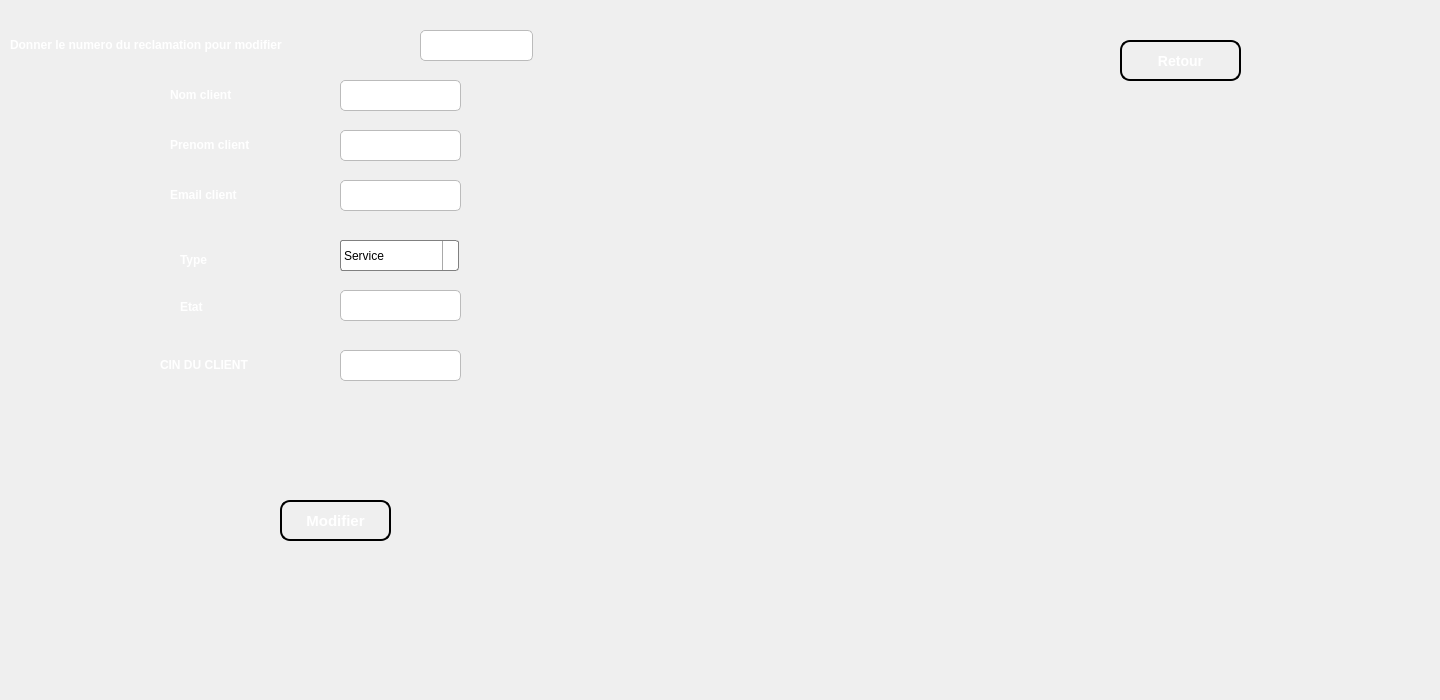
    <widget class="QWidget" name="page_7">
     <widget class="QLabel" name="label_51">
      <property name="geometry">
       <rect>
        <x>170</x>
        <y>80</y>
        <width>141</width>
        <height>31</height>
       </rect>
      </property>
      <property name="styleSheet">
       <string notr="true">background-color:rgba(0,0,0,0);
color: rgb(255, 255, 255);
border-color:rgba(0,0,0,0);</string>
      </property>
      <property name="text">
       <string>&lt;html&gt;&lt;head/&gt;&lt;body&gt;&lt;p&gt;&lt;span style=&quot; font-size:9pt; font-weight:600;&quot;&gt;Nom client&lt;/span&gt;&lt;/p&gt;&lt;/body&gt;&lt;/html&gt;</string>
      </property>
     </widget>
     <widget class="QLineEdit" name="lineEdit_nom_client_modifier">
      <property name="geometry">
       <rect>
        <x>340</x>
        <y>80</y>
        <width>121</width>
        <height>31</height>
       </rect>
      </property>
      <property name="styleSheet">
       <string notr="true">QLineEdit {
    background-color: #FFFFFF;
    border: 1px solid #BBBBBB;
    border-radius: 5px;
    padding: 3px;
    font-size: 15px;
    font-family: &quot;Arial&quot;;
}

QLineEdit:focus {
    border: 2px solid #0000FF;
    background-color: #F0F0F0;
}
</string>
      </property>
     </widget>
     <widget class="QLineEdit" name="lineEdit_numero_modifier">
      <property name="geometry">
       <rect>
        <x>420</x>
        <y>30</y>
        <width>113</width>
        <height>31</height>
       </rect>
      </property>
      <property name="styleSheet">
       <string notr="true">QLineEdit {
    background-color: #FFFFFF;
    border: 1px solid #BBBBBB;
    border-radius: 5px;
    padding: 3px;
    font-size: 15px;
    font-family: &quot;Arial&quot;;
}

QLineEdit:focus {
    border: 2px solid #0000FF;
    background-color: #F0F0F0;
}</string>
      </property>
     </widget>
     <widget class="QLabel" name="label_52">
      <property name="geometry">
       <rect>
        <x>10</x>
        <y>30</y>
        <width>411</width>
        <height>31</height>
       </rect>
      </property>
      <property name="styleSheet">
       <string notr="true">background-color:rgba(0,0,0,0);
color: rgb(255, 255, 255);
border-color:rgba(0,0,0,0);</string>
      </property>
      <property name="text">
       <string>&lt;html&gt;&lt;head/&gt;&lt;body&gt;&lt;p&gt;&lt;span style=&quot; font-size:9pt; font-weight:600;&quot;&gt;Donner le numero du reclamation pour modifier&lt;/span&gt;&lt;/p&gt;&lt;/body&gt;&lt;/html&gt;</string>
      </property>
     </widget>
     <widget class="QLineEdit" name="lineEdit_prenom_client_modifeir">
      <property name="geometry">
       <rect>
        <x>340</x>
        <y>130</y>
        <width>121</width>
        <height>31</height>
       </rect>
      </property>
      <property name="styleSheet">
       <string notr="true">QLineEdit {
    background-color: #FFFFFF;
    border: 1px solid #BBBBBB;
    border-radius: 5px;
    padding: 3px;
    font-size: 15px;
    font-family: &quot;Arial&quot;;
}

QLineEdit:focus {
    border: 2px solid #0000FF;
    background-color: #F0F0F0;
}</string>
      </property>
     </widget>
     <widget class="QLabel" name="label_46">
      <property name="geometry">
       <rect>
        <x>170</x>
        <y>130</y>
        <width>141</width>
        <height>31</height>
       </rect>
      </property>
      <property name="styleSheet">
       <string notr="true">background-color:rgba(0,0,0,0);
color: rgb(255, 255, 255);
border-color:rgba(0,0,0,0);</string>
      </property>
      <property name="text">
       <string>&lt;html&gt;&lt;head/&gt;&lt;body&gt;&lt;p&gt;&lt;span style=&quot; font-size:9pt; font-weight:600;&quot;&gt;Prenom client&lt;/span&gt;&lt;/p&gt;&lt;/body&gt;&lt;/html&gt;</string>
      </property>
     </widget>
     <widget class="QLineEdit" name="lineEdit_email_client_modifier">
      <property name="geometry">
       <rect>
        <x>340</x>
        <y>180</y>
        <width>121</width>
        <height>31</height>
       </rect>
      </property>
      <property name="styleSheet">
       <string notr="true">QLineEdit {
    background-color: #FFFFFF;
    border: 1px solid #BBBBBB;
    border-radius: 5px;
    padding: 3px;
    font-size: 15px;
    font-family: &quot;Arial&quot;;
}

QLineEdit:focus {
    border: 2px solid #0000FF;
    background-color: #F0F0F0;
}</string>
      </property>
     </widget>
     <widget class="QLabel" name="label_54">
      <property name="geometry">
       <rect>
        <x>170</x>
        <y>180</y>
        <width>141</width>
        <height>31</height>
       </rect>
      </property>
      <property name="styleSheet">
       <string notr="true">background-color:rgba(0,0,0,0);
color: rgb(255, 255, 255);
border-color:rgba(0,0,0,0);</string>
      </property>
      <property name="text">
       <string>&lt;html&gt;&lt;head/&gt;&lt;body&gt;&lt;p&gt;&lt;span style=&quot; font-size:9pt; font-weight:600;&quot;&gt;Email client&lt;/span&gt;&lt;/p&gt;&lt;/body&gt;&lt;/html&gt;</string>
      </property>
     </widget>
     <widget class="QLabel" name="label_47">
      <property name="geometry">
       <rect>
        <x>180</x>
        <y>240</y>
        <width>141</width>
        <height>41</height>
       </rect>
      </property>
      <property name="styleSheet">
       <string notr="true">background-color:rgba(0,0,0,0);
color: rgb(255, 255, 255);
border-color:rgba(0,0,0,0);</string>
      </property>
      <property name="text">
       <string>&lt;html&gt;&lt;head/&gt;&lt;body&gt;&lt;p&gt;&lt;span style=&quot; font-size:9pt; font-weight:600;&quot;&gt;Type&lt;/span&gt;&lt;/p&gt;&lt;/body&gt;&lt;/html&gt;</string>
      </property>
     </widget>
     <widget class="QComboBox" name="comboBox_2">
      <property name="geometry">
       <rect>
        <x>340</x>
        <y>240</y>
        <width>119</width>
        <height>31</height>
       </rect>
      </property>
      <property name="styleSheet">
       <string notr="true">QComboBox {
    border: 1px solid gray;
    border-radius: 3px;
    padding: 1px 18px 1px 3px;
    min-width: 6em;
}

QComboBox:editable {
    background: white;
}

QComboBox:!editable, QComboBox::drop-down:editable {
     background: qlineargradient(x1: 0, y1: 0, x2: 0, y2: 1,
                                 stop: 0 #E1E1E1, stop: 0.4 #DDDDDD,
                                 stop: 0.5 #D8D8D8, stop: 1.0 #D3D3D3);
}

/* QComboBox gets the &quot;on&quot; state when the popup is open */
QComboBox:!editable:on, QComboBox::drop-down:editable:on {
    background: qlineargradient(x1: 0, y1: 0, x2: 0, y2: 1,
                                stop: 0 #D3D3D3, stop: 0.4 #D8D8D8,
                                stop: 0.5 #DDDDDD, stop: 1.0 #E1E1E1);
}

QComboBox:on { /* shift the text when the popup opens */
    padding-top: 3px;
    padding-left: 4px;
}

QComboBox::drop-down {
    subcontrol-origin: padding;
    subcontrol-position: top right;
    width: 15px;

    border-left-width: 1px;
    border-left-color: darkgray;
    border-left-style: solid; /* just a single line */
    border-top-right-radius: 3px; /* same radius as the QComboBox */
    border-bottom-right-radius: 3px;
}

QComboBox::down-arrow {
    image: url(/usr/share/icons/crystalsvg/16x16/actions/1downarrow.png);
}

QComboBox::down-arrow:on { /* shift the arrow when popup is open */
    top: 1px;
    left: 1px;
}</string>
      </property>
      <item>
       <property name="text">
        <string>Service</string>
       </property>
      </item>
      <item>
       <property name="text">
        <string>Qualité</string>
       </property>
      </item>
      <item>
       <property name="text">
        <string>Prix</string>
       </property>
      </item>
      <item>
       <property name="text">
        <string>Autres</string>
       </property>
      </item>
     </widget>
     <widget class="QLineEdit" name="lineEdit_etat_modifier">
      <property name="geometry">
       <rect>
        <x>340</x>
        <y>290</y>
        <width>121</width>
        <height>31</height>
       </rect>
      </property>
      <property name="styleSheet">
       <string notr="true">QLineEdit {
    background-color: #FFFFFF;
    border: 1px solid #BBBBBB;
    border-radius: 5px;
    padding: 3px;
    font-size: 15px;
    font-family: &quot;Arial&quot;;
}

QLineEdit:focus {
    border: 2px solid #0000FF;
    background-color: #F0F0F0;
}</string>
      </property>
     </widget>
     <widget class="QLabel" name="label_53">
      <property name="geometry">
       <rect>
        <x>180</x>
        <y>300</y>
        <width>141</width>
        <height>41</height>
       </rect>
      </property>
      <property name="styleSheet">
       <string notr="true">background-color:rgba(0,0,0,0);
color: rgb(255, 255, 255);
border-color:rgba(0,0,0,0);</string>
      </property>
      <property name="text">
       <string>&lt;html&gt;&lt;head/&gt;&lt;body&gt;&lt;p&gt;&lt;span style=&quot; font-size:9pt; font-weight:600;&quot;&gt;Etat&lt;/span&gt;&lt;/p&gt;&lt;p&gt;&lt;br/&gt;&lt;/p&gt;&lt;/body&gt;&lt;/html&gt;</string>
      </property>
     </widget>
     <widget class="QLineEdit" name="lineEdit_cin_client_modifier">
      <property name="geometry">
       <rect>
        <x>340</x>
        <y>350</y>
        <width>121</width>
        <height>31</height>
       </rect>
      </property>
      <property name="styleSheet">
       <string notr="true">QLineEdit {
    background-color: #FFFFFF;
    border: 1px solid #BBBBBB;
    border-radius: 5px;
    padding: 3px;
    font-size: 15px;
    font-family: &quot;Arial&quot;;
}

QLineEdit:focus {
    border: 2px solid #0000FF;
    background-color: #F0F0F0;
}</string>
      </property>
     </widget>
     <widget class="QLabel" name="label_28">
      <property name="geometry">
       <rect>
        <x>160</x>
        <y>350</y>
        <width>121</width>
        <height>31</height>
       </rect>
      </property>
      <property name="styleSheet">
       <string notr="true">background-color:rgba(0,0,0,0);
color: rgb(255, 255, 255);
border-color:rgba(0,0,0,0);</string>
      </property>
      <property name="text">
       <string>&lt;html&gt;&lt;head/&gt;&lt;body&gt;&lt;p&gt;&lt;span style=&quot; font-weight:600;&quot;&gt;CIN DU CLIENT&lt;/span&gt;&lt;/p&gt;&lt;/body&gt;&lt;/html&gt;</string>
      </property>
     </widget>
     <widget class="QPushButton" name="boutton_modifier_reclamation_2">
      <property name="geometry">
       <rect>
        <x>280</x>
        <y>500</y>
        <width>111</width>
        <height>41</height>
       </rect>
      </property>
      <property name="styleSheet">
       <string notr="true">QPushButton {
    background: qlineargradient(x1: 0, y1: 0, x2: 0, y2: 1,
                                stop: 0 #1c3087, stop: 1 #1c3087);
    border: 2px solid #000000;
    border-radius: 10px;
    padding: 10px;
    color: white;
    font-size: 15px;
    font-weight: bold;
    text-align: center;
}

QPushButton:hover {
    background: qlineargradient(x1: 0, y1: 0, x2: 0, y2: 1,
                                stop: 0 #bd9a06, stop: 1 #deb60d);
    cursor: pointer;
    box-shadow: 0px 0px 5px #004040;
}

QPushButton:pressed {
    background: qlineargradient(x1: 0, y1: 0, x2: 0, y2: 1,
                                stop: 0 #004080, stop: 1 #002040);
}</string>
      </property>
      <property name="text">
       <string>Modifier</string>
      </property>
     </widget>
     <widget class="QPushButton" name="pushButton_33">
      <property name="geometry">
       <rect>
        <x>1120</x>
        <y>40</y>
        <width>121</width>
        <height>41</height>
       </rect>
      </property>
      <property name="styleSheet">
       <string notr="true">QPushButton {
    background: qlineargradient(x1: 0, y1: 0, x2: 0, y2: 1,
                                stop: 0 #04c8d6, stop: 1 #04c8d6);
    border: 2px solid #000000;
    border-radius: 10px;
    padding: 10px;
	
	
    color: white;
    font-size: 14px;
    font-weight: bold;
    text-align: center;
}

QPushButton:hover {
    background: qlineargradient(x1: 0, y1: 0, x2: 0, y2: 1,
                                stop: 0 #50faf7, stop: 1 #50faf7);
    cursor: pointer;
    box-shadow: 0px 0px 5px #004040;
}

QPushButton:pressed {
    background: qlineargradient(x1: 0, y1: 0, x2: 0, y2: 1,
                                stop: 0 #004080, stop: 1 #002040);
}</string>
      </property>
      <property name="text">
       <string>Retour</string>
      </property>
      <property name="icon">
       <iconset>
        <normaloff>../image QT/122637.png</normaloff>../image QT/122637.png</iconset>
      </property>
      <property name="iconSize">
       <size>
        <width>30</width>
        <height>25</height>
       </size>
      </property>
     </widget>
     <widget class="QLabel" name="label_64">
      <property name="geometry">
       <rect>
        <x>0</x>
        <y>0</y>
        <width>1431</width>
        <height>691</height>
       </rect>
      </property>
      <property name="text">
       <string/>
      </property>
      <property name="pixmap">
       <pixmap>../image QT/Screenshot_1.png</pixmap>
      </property>
     </widget>
     <zorder>label_64</zorder>
     <zorder>label_51</zorder>
     <zorder>lineEdit_nom_client_modifier</zorder>
     <zorder>lineEdit_numero_modifier</zorder>
     <zorder>label_52</zorder>
     <zorder>lineEdit_prenom_client_modifeir</zorder>
     <zorder>label_46</zorder>
     <zorder>lineEdit_email_client_modifier</zorder>
     <zorder>label_54</zorder>
     <zorder>label_47</zorder>
     <zorder>comboBox_2</zorder>
     <zorder>lineEdit_etat_modifier</zorder>
     <zorder>label_53</zorder>
     <zorder>lineEdit_cin_client_modifier</zorder>
     <zorder>label_28</zorder>
     <zorder>boutton_modifier_reclamation_2</zorder>
     <zorder>pushButton_33</zorder>
    </widget>
